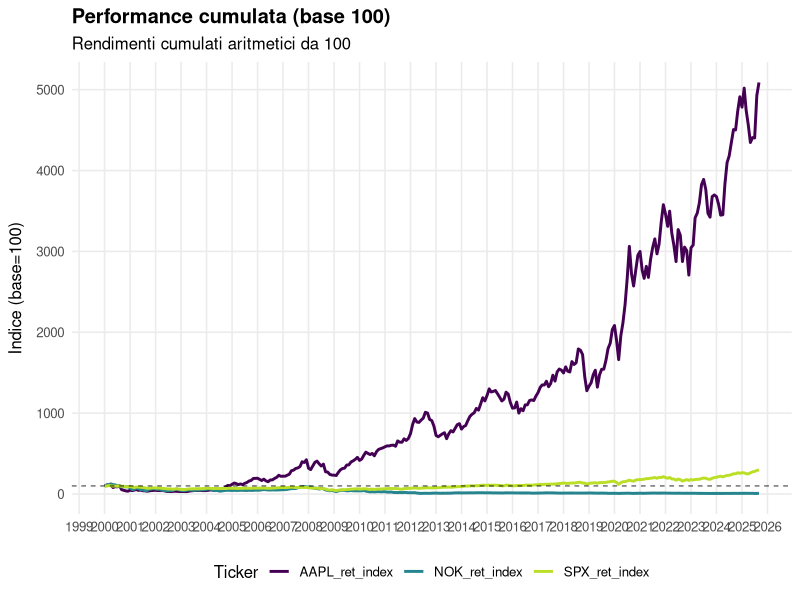

The R script that drew this image:
rm(list = ls())

library(dplyr)
library(purrr)
library(tidyr)
library(ggplot2)
library(scales)
library(ggrepel)
library(broom)
library(readr)
library(lubridate)

#carico dati sui prezzi BBG

df <- read.delim("ferrari_prices.txt", sep = "\t", header = TRUE)
df$Date<- as.Date(df$Date, origin="1899-12-30")
df$Date <- format(df$Date, "%d-%m-%Y")
df$Date <- as.Date(df$Date, format = "%d-%m-%Y")

#trasformo in dollari i prezzi

dfUSD<- df%>%
  mutate(NOKIA.FH.Equity = NOKIA.FH.Equity * EURUSD.Curncy)%>%
  select(-RACE.IM.Equity,-EURUSD.Curncy)

#seleziono nokia e apple per la prima analisi

dftech<- dfUSD%>%
  rename(AAPL = AAPL.US.Equity,
         NOK = NOKIA.FH.Equity,
         SPX = SPX.Index)%>%   # <<< AGGIUNTA SPX
  select(Date,NOK,AAPL,SPX)                                              # <<< AGGIUNTA SPX

#calolo i ritorni mensili dai prezzi

dftechRet <- dftech %>%
  mutate(YearMonth = floor_date(Date, "month")) %>%
  group_by(YearMonth) %>%
  summarise(
    across(c(AAPL, NOK, SPX),                                           # <<< AGGIUNTA SPX
           list(ret = ~ last(.x) / first(.x) - 1),
           .names = "{.col}_ret"),
    .groups = "drop"
  )

#importo rf da darmouth
FF2x3 <- read.csv("F-F_Research_Data_5_Factors_2x3.csv",nrows = 744)

FF2x3 <- FF2x3 %>%
  mutate(across(everything(), ~ ifelse(. == -99.99, NA, .))) %>%
  mutate(
    # conversione in stringa
    X_str = as.character(X),
    # estrazione anno e mese
    year = substr(X_str, 1, 4),
    month = substr(X_str, 5, 6),
    # creazione data come Date
    Date = my(paste0(month, year))   # formattazione mese-anno
  )%>%
  filter(year>=2000)%>%
  select(-X,-X_str,-year,-month)%>%
  mutate(across(1:6, ~ .x / 100))


#toglio il RF ai rendimeniti dei titoli

dftechRet.RF <- dftechRet%>%
  rename(Date = YearMonth) %>%
  left_join(FF2x3, by = "Date")%>%
  mutate(across(2:3, ~ .x - RF, .names = "{.col}_adj"))%>%  # AAPL_ret, NOK_ret -> adj
  select(-AAPL_ret,-NOK_ret)                                 # SPX_ret resta com'è (NON adj)

#CAPM

summary(lm(AAPL_ret_adj ~ Mkt.RF,data = dftechRet.RF))
summary(lm(NOK_ret_adj ~ Mkt.RF,data = dftechRet.RF))

#FF3F

summary(lm(AAPL_ret_adj ~ Mkt.RF + SMB + HML,data = dftechRet.RF))
summary(lm(NOK_ret_adj ~ Mkt.RF + SMB + HML,data = dftechRet.RF))

#estraggo i beta

B_AAPL<-coef(lm(AAPL_ret_adj ~ Mkt.RF + SMB + HML,data = dftechRet.RF))["Mkt.RF"]
B_NOK<-coef(lm(NOK_ret_adj ~ Mkt.RF + SMB + HML,data = dftechRet.RF))["Mkt.RF"]


#calcolo i rendimenti cumulati beta adjusted

dftechRetBAD<- dftechRet%>%
  mutate(AAPL_ret = AAPL_ret/B_AAPL)%>%
  mutate(NOK_ret = NOK_ret/B_NOK)%>%
  mutate(across(ends_with("_ret"),
                ~ 100 * cumprod(1 + .x) / (1 + first(.x)),
                .names = "{.col}_index"))
# Nota: SPX_ret è presente da dftechRet e NON è stato aggiustato; qui gli creiamo l'indice base 100

df_long <- dftechRetBAD %>%
  select(YearMonth, AAPL_ret_index, NOK_ret_index, SPX_ret_index) %>%   # <<< AGGIUNTA SPX
  pivot_longer(-YearMonth, names_to = "Ticker", values_to = "Index100")

ggplot(df_long, aes(x = YearMonth, y = Index100, color = Ticker)) +
  geom_line(size = 1) +
  geom_hline(yintercept = 100, linetype = "dashed", linewidth = 0.4, alpha = 0.7) +
  scale_color_viridis_d(option = "D", end = 0.9) +
  scale_x_date(date_breaks = "1 year", date_labels = "%Y") +
  labs(
    title = "Performance cumulata (base 100)",
    subtitle = "Rendimenti cumulati aritmetici da 100",
    x = NULL, y = "Indice (base=100)",
    color = "Ticker"
  ) +
  theme_minimal(base_size = 12) +
  theme(
    panel.grid.minor = element_blank(),
    legend.position = "bottom",
    plot.title = element_text(face = "bold"),
    axis.title.y = element_text(margin = margin(r = 8))
  )
